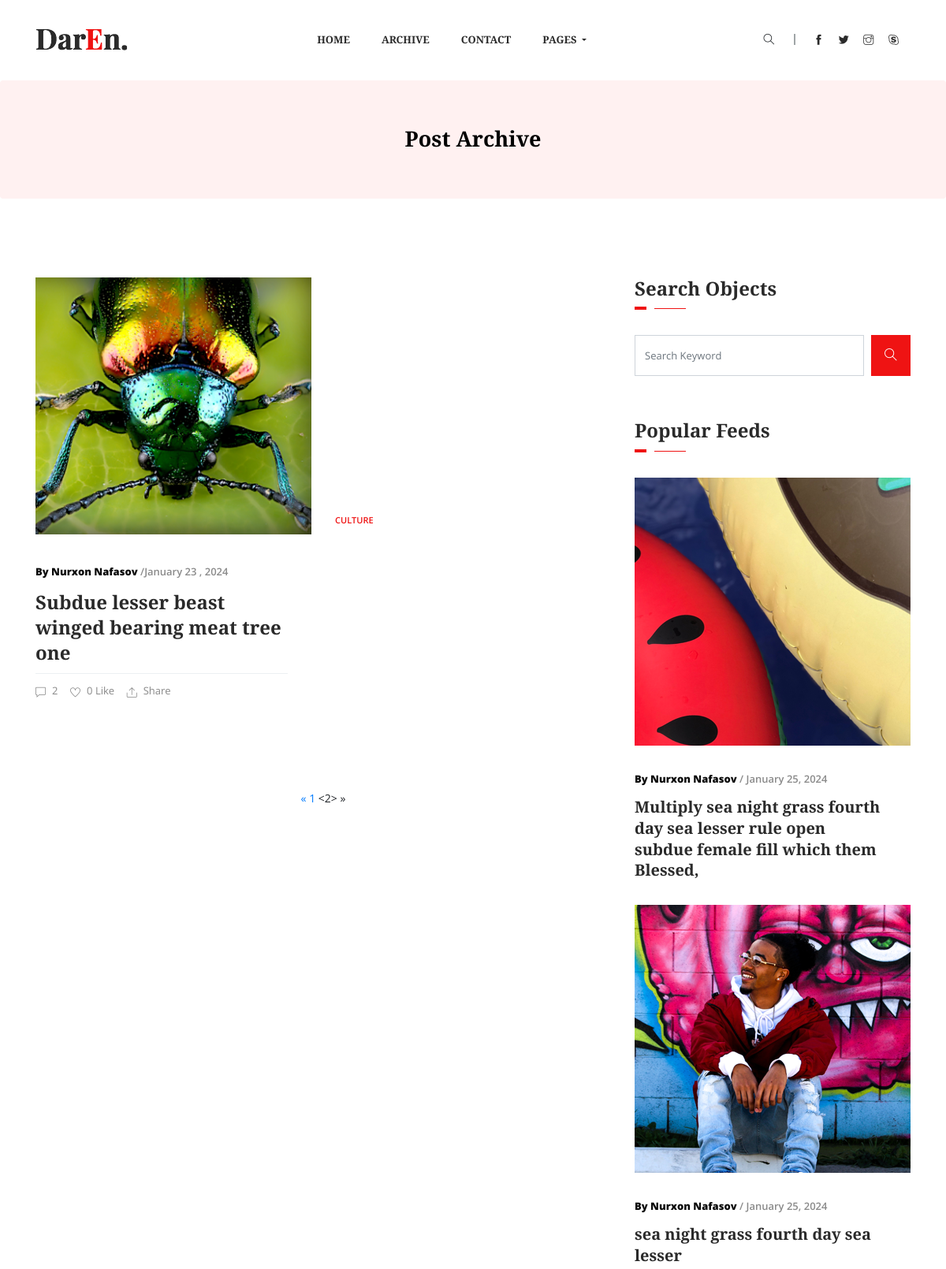
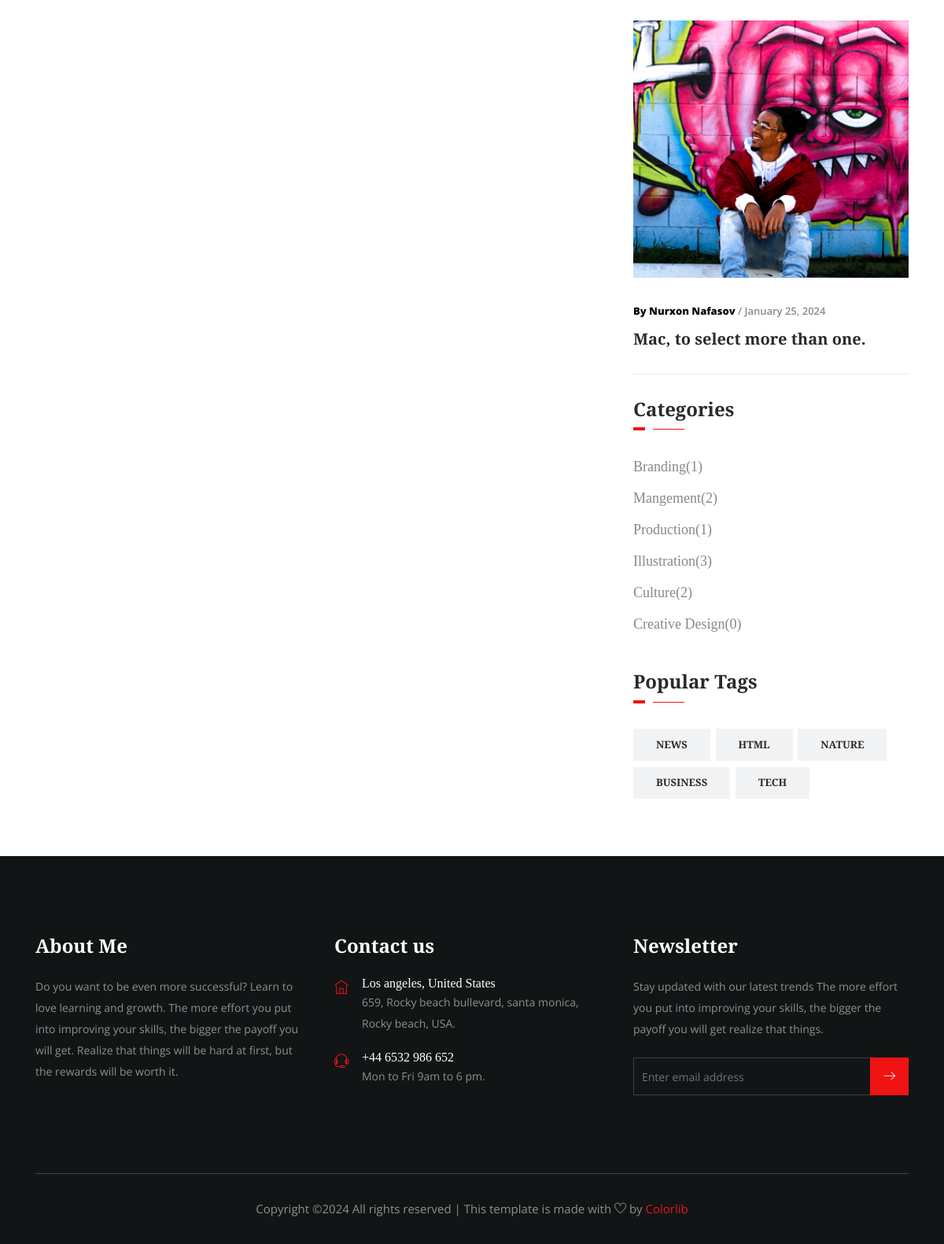
Page /article/list/?page=2 on the committed database (2 pictures, top to bottom).
### article/models.py (models this page shows, shortened)
class Article(models.Model):
    category = models.ForeignKey(Category, on_delete=models.SET_NULL, null=True, blank=True)
    author = models.ForeignKey(Author, on_delete=models.SET_NULL, null=True, blank=True)
    tags = models.ManyToManyField(Tags, )
    title = models.CharField(max_length=255)
    slug = models.SlugField(editable=True, )
    image = models.ImageField(upload_to='articles/', )
    modified_date = models.DateTimeField(auto_now=True)
    created_date = models.DateTimeField(auto_now_add=True)

class Category(models.Model):
    title = models.CharField(max_length=255)
    def __str__(self):
        return self.title

class Author(models.Model):
    name = models.CharField(max_length=255)
    image = models.ImageField(upload_to='articles/author')
    bio = models.TextField()

class Tags(models.Model):
    title = models.CharField(max_length=255)
    def __str__(self):
        return self.title

### article/views.py (the view)
# urls.py: path('list/', article_view, name='article_list'),
def article_view(request):
    tags = Tags.objects.order_by("-id")
    categories = Category.objects.order_by("-id")
    articles = Article.objects.order_by("-id")
    q = request.GET.get('q')
    if q:
        q = Q(title__icontains=q)
        articles = Article.objects.filter(q).order_by('-id')
    paginator = Paginator(articles, 8)
    page = request.GET.get('page')
    articles = paginator.get_page(page)
    context = {
        'object_list': articles,
        'tags': tags,
        'categories': categories
    }
    return render(request, 'article/archive.html', context)

### main/templatetags/footer_article.py (called while the page is built)
@register.simple_tag
def footer_article():
    return Article.objects.order_by("-id")[:3]

### templates/article/archive.html
{% extends 'base.html' %}
{% block content %}
    {% load footer_article %}
    {% footer_article as footer_articles %}
    <section class="breadcrumb breadcrumb_bg">
        <div class="container">
            <div class="row">
                <div class="col-lg-12">
                    <div class="breadcrumb_iner">
                        <div class="breadcrumb_iner_item">
                            <h2>Post Archive</h2>
                        </div>
                    </div>
                </div>
            </div>
        </div>
    </section>
    <section class="all_post archive_post">
        <div class="container">
            <div class="row">
                <div class="col-lg-8">
                    <div class="row">
                        {% for object in object_list %}
                            <div class="col-lg-6">
                                <div class="single_catagory_post post_2">
                                    <div class="category_post_img">
                                        <img src="{{ object.image.url }}" alt>
                                        <a href="{% url 'article:category' %}?cat={{ object.category.title }}"
                                           class="category_btn">{{ object.category.title }}</a>
                                    </div>
                                    <div class="post_text_1 pr_30">
                                        <p><span> By {{ object.author.name }}</span> /{{ object.created_date|date:'F d , Y' }}</p>
                                        <a href="{% url 'article:article_detail' object.slug %}">
                                            <h3>{{ object.title }}</h3>
                                        </a>
                                        <div class="post_icon">
                                            <ul>
                                                <li><i class="ti-comment"></i>{{ object.comment_set.count }}</li>
                                                <li><i class="ti-heart"></i>0 Like</li>
                                                <li><i class="ti-export"></i>Share</li>
                                            </ul>
                                        </div>
                                    </div>
                                </div>
                            </div>
                        {% endfor %}
                    </div>
                    <div class="load_btn text-center">
                        {% include 'paginator.html' %}
                    </div>
                </div>
                <div class="col-lg-4">
                    <div class="sidebar_widget">
                        <div class="sidebar_tittle">
                            <h3>Search Objects</h3>
                        </div>
                        <form>
                            <div class="form-group">
                                <div class="input-group mb-3">
                                    <input name="q" type="text" class="form-control" placeholder="Search Keyword"
                                           onfocus="this.placeholder = ''" onblur="this.placeholder = 'Search Keyword'">
                                    <div class="input-group-append">
                                        <button class="btn" type="button"><i class="ti-search"></i></button>
                                    </div>
                                </div>
                            </div>
                        </form>
                        <div class="sidebar_tittle">
                            <h3>Popular Feeds</h3>
                        </div>
                        <div class="single_catagory_post post_2 single_border_bottom">
                            {% for object in footer_articles %}
                                <div class="category_post_img">
                                    <img src="{{ object.image.url }}" alt>
                                </div>
                                <div class="post_text_1 pr_30">
                                    <p><span> By {{ object.author.name }}</span> / {{ object.created_date|date:'F d, Y' }}</p>
                                    <a href="{% url 'article:article_detail' object.slug %}">
                                        <h3>{{ object.title }}</h3>
                                    </a>
                                </div>
                            {% endfor %}
                        </div>
                        <div class="sidebar_tittle">
                            <h3>Categories</h3>
                        </div>
                        <div class="single_catagory_item category">
                            {% for category in categories %}
                                <ul class="list-unstyled">
                                    <li>
                                        <a href="{% url 'article:category' %}?cat={{ category.title }}">{{ category }}({{ category.article_set.count }})</a>
                                    </li>
                                </ul>
                            {% endfor %}
                        </div>
                        <div class="sidebar_tittle">
                            <h3>Popular Tags</h3>
                        </div>
                        <div class="single_catagory_item tags">
                            <ul class="list-unstyled">
                                {% for tag in tags %}
                                    <li><a href="{% url 'article:category' %}?tag={{ tag.title }}">{{ tag }}</a></li>
                                {% endfor %}
                            </ul>
                        </div>
                    </div>
                </div>
            </div>
        </div>
    </section>
{% endblock %}

### rows in the picture
Article: image (picture), category "CULTURE", author.name "Nurxon Nafasov", created_date "January 23 , 2024", title "Subdue lesser beast winged bearing meat tree one", comment_set.count "2"
Article: image (picture), author.name "Nurxon Nafasov", created_date "January 25, 2024", title "Multiply sea night grass fourth day sea lesser rule open subdue female fill which them Blessed,"
Article: image (picture), author.name "Nurxon Nafasov", created_date "January 25, 2024", title "sea night grass fourth day sea lesser"
Article: image (picture), author.name "Nurxon Nafasov", created_date "January 25, 2024", title "Mac, to select more than one."
Category: title "Branding", article_set.count "1"
Category: title "Mangement", article_set.count "2"
Category: title "Production", article_set.count "1"
Category: title "Illustration", article_set.count "3"
Category: title "Culture", article_set.count "2"
Category: title "Creative Design", article_set.count "0"
Tags: title "NEWS"
Tags: title "HTML"
Tags: title "NATURE"
Tags: title "BUSINESS"
Tags: title "TECH"

### other values in the picture
{{ i }} "1"
{{ i }} "2"
